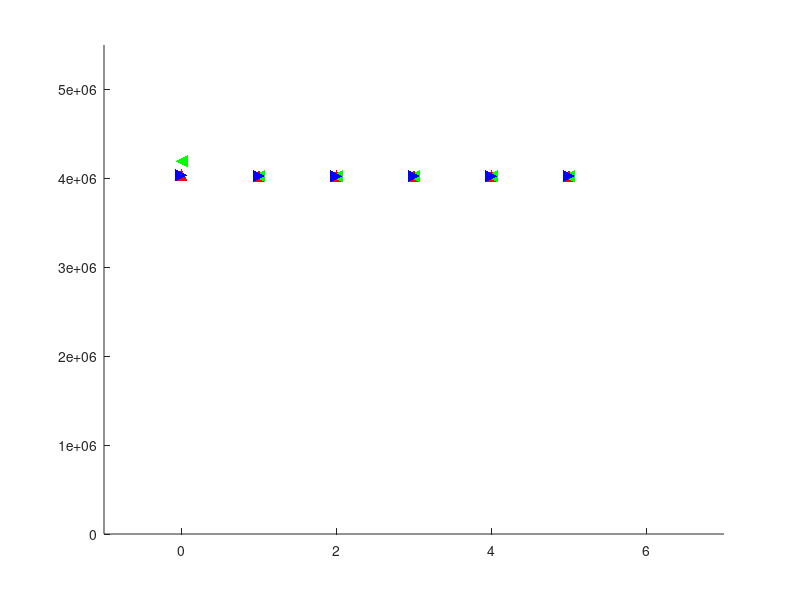

The MATLAB script that drew this image: (Note: this script raises an error after producing the figure.)
clear
close all
format longg
decode = dlmread('decode_result.txt');
issue = dlmread('issue_result.txt');
commit = dlmread('commit_result.txt');
ruu = dlmread('ruu_result.txt');
ialu = dlmread('ialu_result.txt');
imult = dlmread('imult_result.txt');
fpalu = dlmread('fpalu_result.txt');
fpmult = dlmread('fpmult_result.txt');


sz = 75;

x = 0:10;

figure
scatter(x(1:6), decode, sz, 'r', '^', 'filled');
hold on;
scatter(x(1:6), issue, sz, 'g', '<', 'filled');
scatter(x(1:6), commit, sz, 'b', '>', 'filled');
hold off;
axis([-1 7 0 5500000]);
ax = gca;
ax.YAxis.Exponent = 0;
ax.YAxis.TickLabelFormat = '%.0f';
legend('decode', 'issue', 'commit');
xlabel('Value (power of 2)')
ylabel('Cycles')

figure
scatter(x(2:10), ruu, sz, 'r', '^', 'filled');
axis([-1 10 0 6500000]);
ax = gca;
ax.YAxis.Exponent = 0;
ax.YAxis.TickLabelFormat = '%.0f';
legend('ruu');
xlabel('Value (power of 2)')
ylabel('Cycles')


figure
scatter(x(1:4), ialu, sz, 'r', '^', 'filled');
hold on;
scatter(x(1:4), imult, sz, 'g', 'v', 'filled');
scatter(x(1:4), fpalu, sz, 'b', '>', 'filled');
scatter(x(1:4), fpmult, sz, 'm', '<', 'filled');
hold off;
axis([-1 7 0 5500000]);
ax = gca;
ax.YAxis.Exponent = 0;
ax.YAxis.TickLabelFormat = '%.0f';
legend('ialu', 'imult', 'fpalu', 'fpmult');
xlabel('Value (power of 2)')
ylabel('Cycles')